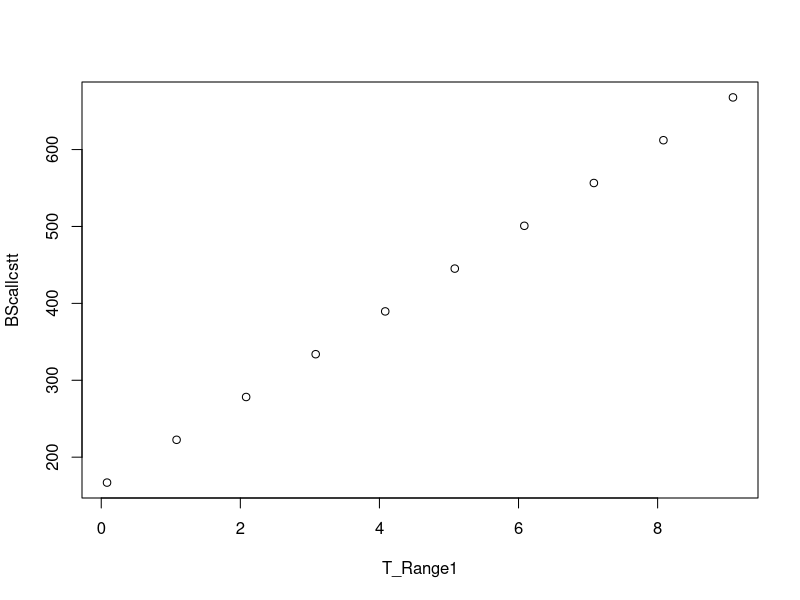
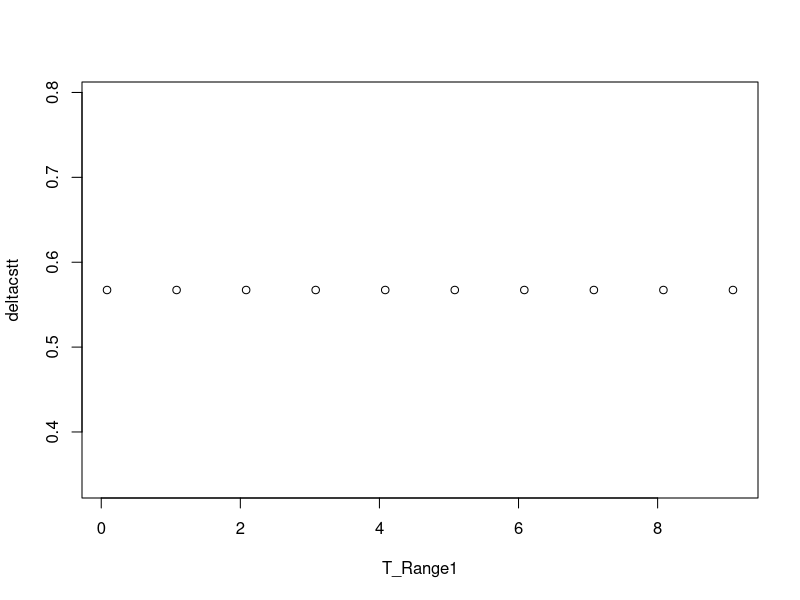
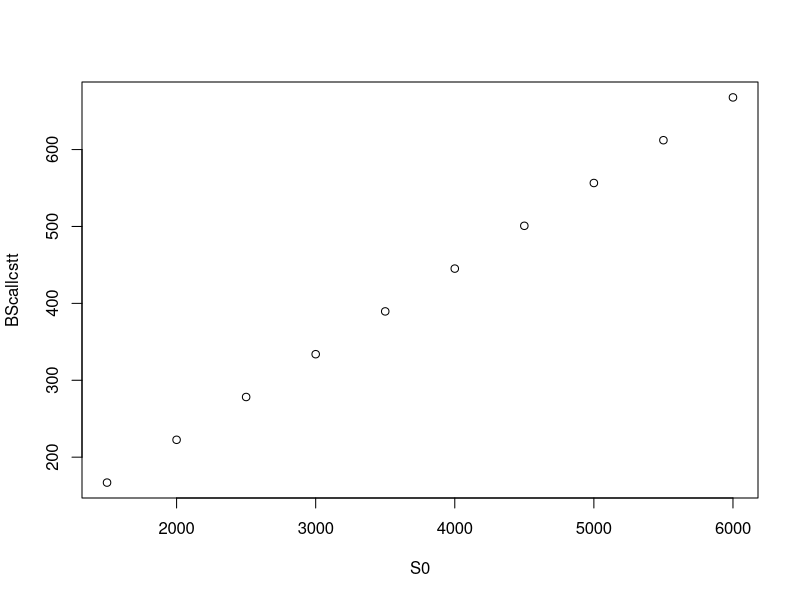
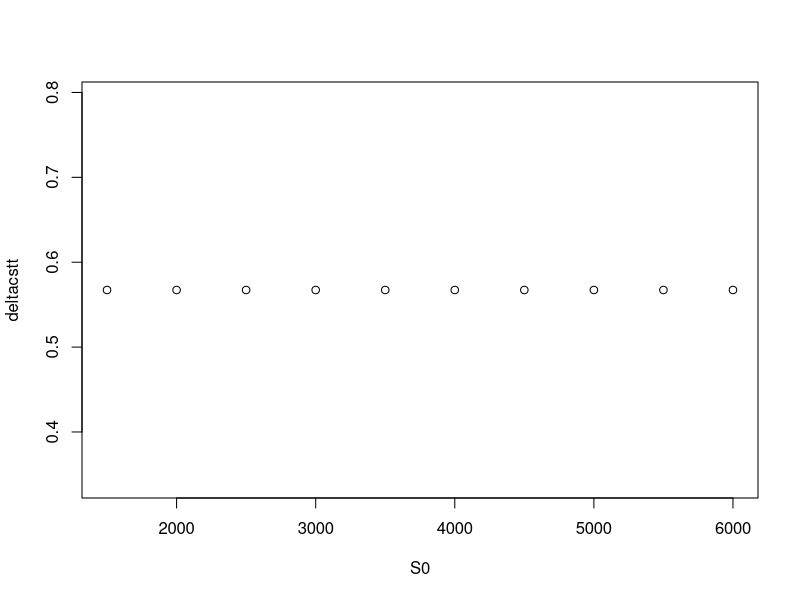
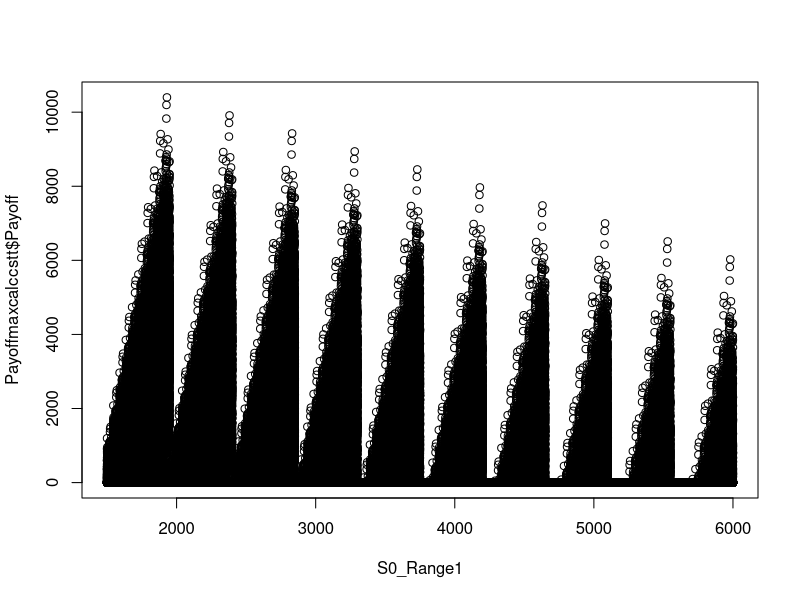
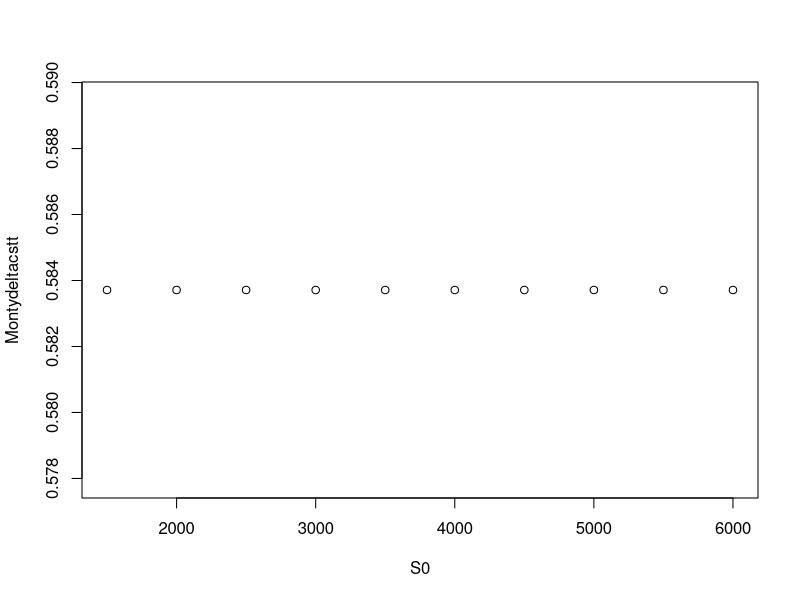
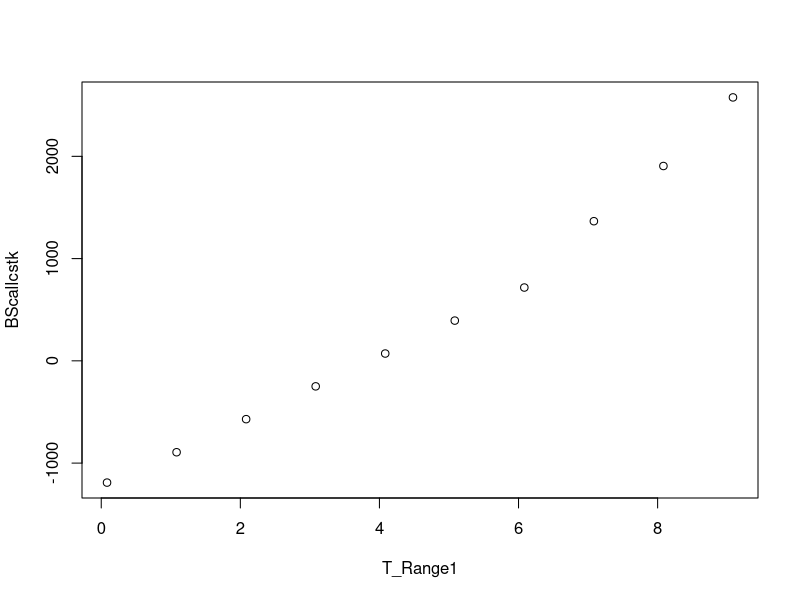
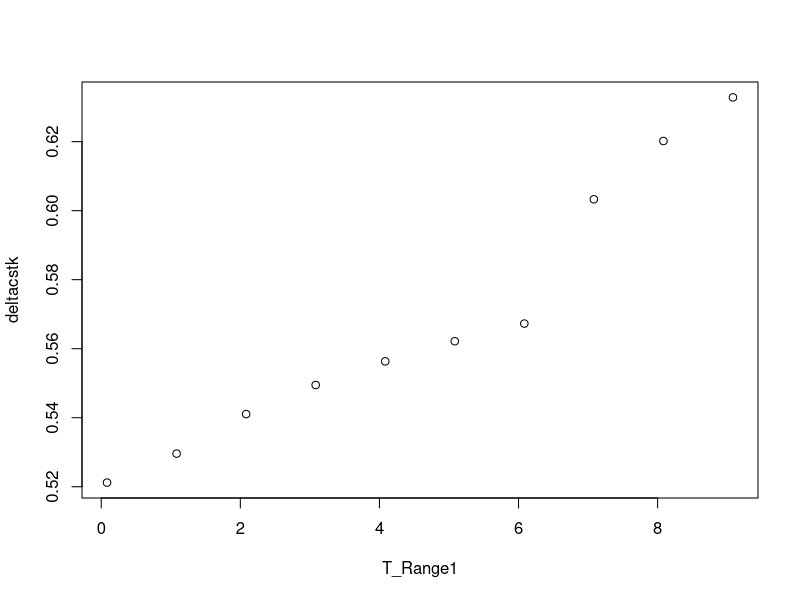

Write the R code that produced these figures, in order. (Note: this script raises an error after producing the figures.)
#Universal Variables

#Risk-Free Interest Rate
#52-Week T-Bill Rates https://ycharts.com/indicators/1_year_treasury_rate
#Long-Term Average
r=.02856

#Dividend Yield
#THIS IS NOW VIVIAN YEILD BRING IN THE EXPLICATION
div=.01363478261

#Volatility
#If able find time frame and get calculations based on different Ts
#https://www.barchart.com/stocks/quotes/$SPX/options?expiration=2022-11-18-w&view=stacked&moneyness=10
vol=.2666

#SPX Last 10 Years Low --> High
#https://www.barchart.com/stocks/quotes/$SPX/interactive-chart
#S0<- 1398:4818 /Range of SPX/
#S0 = c(1500,2000,2500,3000,3500,4000,4500,5000,5500) /Vector of SPX/
S0=c(1500,2000,2500,3000,3500,4000,4500,5000,5500,6000) #AoN Case
S0constant=4026 #11/25/2022 Close
#n1 = length(S0) #Size of Data

#Maturity Times Vector
t= c(1/12,2/12,4/12,6/12,8/12,10/12,1,3,5,10)
tconstant=1
n2 = length(t) #Size of Data

#Strike Prices
#Should the Strike Price Range Be Changed
#K = 2000:7000
K = c(1500,2000,2500,3000,3500,4000,4500,5000,5500,6000)
Kconstant=4026 #At The Money
n3 = length(K)



#--------------------------------------------------------------------------------------------------------------
#Theoretical Section
#We will have two calculations with varying K and T as constants
#--------------------------------------------------------------------------------------------------------------



#Constant T at T=1 --------------------------------------------------------------------------------------------

#D1 & D2 Values
d1cstt= ((log(S0/K)+ (r-div+(vol^2/2))*tconstant)/(vol * sqrt(tconstant)))
d2cstt= (d1cstt - vol*sqrt(tconstant))

#Remove the Hash tags and run after component code to see full values
#d1cstt
#d2cstt

#Theoretical Call Price
BScallcstt= (S0*exp(-div*tconstant)*pnorm(d1cstt))-(K*exp(-r*tconstant)*pnorm(d2cstt))

#Theoretical Deltas
deltacstt=(exp(-div*tconstant)*pnorm(d1cstt))

#M5-17 Module 5 Lesson 1 Formula List (Alpha = r since we are considering Risk Free)
BSStcstt = (S0 * (exp(r-div) * tconstant))

#Constant K&S0 of 4026  At The Money Call------------------------------------------------------------------------

#D1 & D2 Values
d1cstk = ((log(S0constant/Kconstant)+ (r-div+(vol^2/2))*t)/(vol * sqrt(t)))
d2cstk = (d1cstk - vol*sqrt(t))

#Remove the Hash tags and run after component code to see full values
#d1cstk
#d2cstk

#Theoretical Call Price
BScallcstk = (S0*exp(-div*t)*pnorm(d1cstk))-(Kconstant*exp(-r*t)*pnorm(d2cstk))

#Theoretical Deltas
deltacstk=(exp(-div*t)*pnorm(d1cstk))

#M5-17 Module 5 Lesson 1 Formula List (Alpha = r since we are considering Risk Free)
BSStcstk = (S0 * (exp(r-div) * t))

#Constants for Both--------------------------------------------------------------------------------------------

#D1 & D2 Values
d1bothcst = ((log(S0constant/Kconstant)+ (r-div+(vol^2/2))*tconstant)/(vol * sqrt(tconstant)))
d2bothcst = (d1bothcst - vol*sqrt(tconstant))

#Theoretical Call Price
BScallbothcst = (S0constant*exp(-div*tconstant)*pnorm(d1bothcst))-(Kconstant*exp(-r*tconstant)*pnorm(d2bothcst))

#Theoretical Deltas
deltabothcst=(exp(-div*tconstant)*pnorm(d1bothcst))

#M5-17 Module 5 Lesson 1 Formula List (Alpha = r since we are considering Risk Free)
BSStbothcst = (S0constant * exp(r - div) * tconstant)



#--------------------------------------------------------------------------------------------------------------
#Monte Carlo Simulation Section
#--------------------------------------------------------------------------------------------------------------



#Constant T at T=1 --------------------------------------------------------------------------------------------

set.seed(57609)
#Algorithm 1
#Generate a vector of 5000 normally distributed random numbers
Zi=rnorm(5000)
#5.1.16 5-14

#Stcsttframe = expand.grid(Zi,S0)
#Stcsttframe$Var3 <- (S0 * (exp((r-div-((vol^2)/2))*tconstant) + (vol * sqrt(tconstant) * Zi)))
#1500,2000,2500,3000,3500,4000,4500,5000,5500,6000

for(i in 1:5000)
{
  Stcstts01500 = (1500 * (exp((r-div-((vol^2)/2))*tconstant) + (vol * sqrt(tconstant) * Zi)))
}
for(i in 1:5000)
{
  Stcstts02000 = (2000 * (exp((r-div-((vol^2)/2))*tconstant) + (vol * sqrt(tconstant) * Zi)))
}
for(i in 1:5000)
{
  Stcstts02500 = (2500 * (exp((r-div-((vol^2)/2))*tconstant) + (vol * sqrt(tconstant) * Zi)))
}
for(i in 1:5000)
{
  Stcstts03000 = (3000 * (exp((r-div-((vol^2)/2))*tconstant) + (vol * sqrt(tconstant) * Zi)))
}
for(i in 1:5000)
{
  Stcstts03500 = (3500 * (exp((r-div-((vol^2)/2))*tconstant) + (vol * sqrt(tconstant) * Zi)))
}
for(i in 1:5000)
{
  Stcstts04000 = (4000 * (exp((r-div-((vol^2)/2))*tconstant) + (vol * sqrt(tconstant) * Zi)))
}
for(i in 1:5000)
{
  Stcstts04500 = (4500 * (exp((r-div-((vol^2)/2))*tconstant) + (vol * sqrt(tconstant) * Zi)))
}
for(i in 1:5000)
{
  Stcstts05000 = (5000 * (exp((r-div-((vol^2)/2))*tconstant) + (vol * sqrt(tconstant) * Zi)))
}
for(i in 1:5000)
{
  Stcstts05500 = (5500 * (exp((r-div-((vol^2)/2))*tconstant) + (vol * sqrt(tconstant) * Zi)))
}
for(i in 1:5000)
{
  Stcstts06000 = (6000 * (exp((r-div-((vol^2)/2))*tconstant) + (vol * sqrt(tconstant) * Zi)))
}

Stcstt <- c(Stcstts01500,Stcstts02000,Stcstts02500,Stcstts03000,Stcstts03500,Stcstts04000,Stcstts04500,Stcstts05000,Stcstts05500,Stcstts06000)

#Calculating the Maximum of St-K and 0 in a Data Frame
Payoffmaxcalccstt = expand.grid(Stcstt,K)
Payoffmaxcalccstt$Var3 <- Payoffmaxcalccstt$Var1 - Payoffmaxcalccstt$Var2
Payoffmaxcalccstt$Var4 <- 0
Payoffmaxcalccstt$Var5 <- pmax(Payoffmaxcalccstt$Var3, Payoffmaxcalccstt$Var4)


#c(S,K,T) = 𝐸∗ 𝑒−𝑟𝑇 𝑆𝑇 −𝐾 +
Payoffmaxcalccstt$Payoff <- (Payoffmaxcalccstt$Var5 * exp(-r*tconstant))


#Monte Carlo Delta
#I MIGHT BE USING THE WRONG PAYOFF HERE

#E* (St1(ST>K))/S(0)
#= E*(st) N(d1)/S(0) 


Montydeltacstt = ((BSStcstt * pnorm(d1cstt)) / (S0))

Montydeltacsttmean <- mean(Montydeltacstt)


#Constant K&S0 of 4026  At The Money Call----------------------------------------------------------------------

set.seed(57609)
#Algorithm 1
#Generate a vector of 5000 normally distributed random numbers
Zi=rnorm(5000)
#5.1.16 5-14


#//////////////////////////////////////////////////////////////////////////////////////////////////////////////////////
#Stcsttframe = expand.grid(Zi,S0)
#Stcsttframe$Var3 <- (S0 * (exp((r-div-((vol^2)/2))*tconstant) + (vol * sqrt(tconstant) * Zi)))
#1500,2000,2500,3000,3500,4000,4500,5000,5500,6000
#/////////////////////////////////////////////////////////////////////////////////////////////////////////////////////


#t= c(1/12,2/12,4/12,6/12,8/12,10/12,1,3,5,10)


#CHECK FORMULA ORDER OF OPERATIONS AND SHOULD I ELEMINATE THE ST VALUES BELOW 0
for(i in 1:5000)
{
  Stcstk1month = (S0constant * (exp((r-div-((vol^2)/2))*(1/12)) + (vol * sqrt(1/12) * Zi)))
}
for(i in 1:5000)
{
  Stcstk2month = (S0constant * (exp((r-div-((vol^2)/2))*(2/12)) + (vol * sqrt(2/12) * Zi)))
}
for(i in 1:5000)
{
  Stcstk4month = (S0constant * (exp((r-div-((vol^2)/2))*(4/12)) + (vol * sqrt(4/12) * Zi)))
}
for(i in 1:5000)
{
  Stcstk6month = (S0constant * (exp((r-div-((vol^2)/2))*(6/12)) + (vol * sqrt(6/12) * Zi)))
}
for(i in 1:5000)
{
  Stcstk8month = (S0constant * (exp((r-div-((vol^2)/2))*(8/12)) + (vol * sqrt(8/12) * Zi)))
}
for(i in 1:5000)
{
  Stcstk10month = (S0constant * (exp((r-div-((vol^2)/2))*(10/12)) + (vol * sqrt(10/12) * Zi)))
}
for(i in 1:5000)
{
  Stcstk1year = (S0constant * (exp((r-div-((vol^2)/2))*(1)) + (vol * sqrt(1) * Zi)))
}
for(i in 1:5000)
{
  Stcstk3year = (S0constant * (exp((r-div-((vol^2)/2))*(3)) + (vol * sqrt(3) * Zi)))
}
for(i in 1:5000)
{
  Stcstk5year = (S0constant * (exp((r-div-((vol^2)/2))*(5)) + (vol * sqrt(5) * Zi)))
}
for(i in 1:5000)
{
  Stcstk10year = (S0constant * (exp((r-div-((vol^2)/2))*(10)) + (vol * sqrt(10) * Zi)))
}


Stcstk <- c(Stcstk1month,Stcstk2month,Stcstk4month,Stcstk6month,Stcstk8month,Stcstk10month,Stcstk1year,Stcstk3year,Stcstk5year,Stcstk10year)


#Calculating the Maximum of St-K and 0 in a Data Frame
Payoffmaxcalccstk = expand.grid(Stcstk,Kconstant)
Payoffmaxcalccstk$Var3 <- Payoffmaxcalccstk$Var1 - Payoffmaxcalccstk$Var2
Payoffmaxcalccstk$Var4 <- 0
Payoffmaxcalccstk$Var5 <- pmax(Payoffmaxcalccstk$Var3, Payoffmaxcalccstk$Var4)


#c(S,K,T) = 𝐸∗ 𝑒−𝑟𝑇 𝑆𝑇 −𝐾 +
Payoffmaxcalccstk$Payoff <- (Payoffmaxcalccstk$Var5 * exp(-r*tconstant))


#Monte Carlo Delta
Montydeltacstk = ((BSStcstk * pnorm(d1cstk)) / (S0constant))

Montydeltacstkmean <- mean(Montydeltacstt)









#Constants for Both--------------------------------------------------------------------------------------------

set.seed(57609)

#Algorithm 1
#Generate a vector of 5000 normally distributed random numbers
Zi=rnorm(5000)
#5.1.16 5-14

for(i in 1:5000)
{
  Stbothcst = (S0constant * (exp((r-div-((vol^2)/2))*tconstant) + (vol * sqrt(tconstant) * Zi)))
}

#Calculating the Maximum of St-K and 0 in a Data Frame
Payoffmaxcalc = expand.grid(Stbothcst,Kconstant)
Payoffmaxcalc$Var3 <- Payoffmaxcalc$Var1 - Payoffmaxcalc$Var2
Payoffmaxcalc$Var4 <- 0
Payoffmaxcalc$Var5 <- pmax(Payoffmaxcalc$Var3, Payoffmaxcalc$Var4)

#c(S,K,T) = 𝐸∗ 𝑒−𝑟𝑇 𝑆𝑇 −𝐾 +
Payoffmaxcalc$Payoff <- (Payoffmaxcalc$Var5 * exp(-r*tconstant))


#Mean of all 5000 payoffs
Payoffmean = mean(Payoffmaxcalc$Payoff)


#Little t = 0  in our case
Montydeltaboth = ((BSStbothcst * pnorm(d1bothcst)) / (S0constant))

Montydeltameanboth <- mean(Montydeltaboth)




#///////////////////////////////////////////////////////////////////////////////////////////////////////////////////////
#0s Removed NOT SURE IF THIS WAS RIGHT TO DO
#Montydeltatrimstep = ((exp(-r*tconstant) * Payoffmaxcalc$Payoff) / S0constant)

#Montydeltatrimstep[Montydeltatrimstep==0] <- NA

#Montydeltatrimmed <- Montydeltatrimstep[complete.cases(Montydeltatrimstep)]

#MONTE-CARLO DELTA AVERAGE IS SIGNIFICANTLY DIFFERENT THAN THE THEORETICAL ONE I MIGHT OF MESSED UP FORMULA ABOVE
#Montydeltamean = mean(Montydeltatrimmed)
#///////////////////////////////////////////////////////////////////////////////////////////////////////////////////////






#--------------------------------------------------------------------------------------------------------------
#Greek Approximations Using BS Theoretical Values
#--------------------------------------------------------------------------------------------------------------

#Eplison Range
eps = c(0,.2,.3,.4,.5,.6,.7,.8,.9,1)

#H Range
#MAYBE CHANGE H RANGE TO BE ONE DECIMAL OVER
H = c(.25,.5,.75,1,2,3,4,5,6,7)



#Constants for Both---------------------------------------------------------------------------------------------

#Little t will be 0 in our case
#Formulas from Exam IFM Formulas and Tables for Paper/Pencil
Nd1primebothcst = exp(-d1bothcst^2/2)*(1/sqrt(2*pi))
Nd2primebothcst = exp(-d2bothcst^2/2)*(1/sqrt(2*pi))


#Formulas from Exam IFM Formulas and Tables for Paper/Pencil BUT BOOK SAYS SLIGHTLY DIFFERENT
Gammabothcst = ((exp(-div*tconstant) * Nd1primebothcst) / (BSStbothcst * vol * sqrt(tconstant)))
Thetabothcst = ((div * BSStbothcst * exp(-div *tconstant) * pnorm(d1bothcst)) - (r * Kconstant *exp(-r*tconstant) * pnorm(d2bothcst)) - ((Kconstant * exp(-r*tconstant) * Nd2primebothcst * vol) / (2 * sqrt(tconstant))))


#Delta Approximation --> V(S + epsilon,t) approx= V(S,t) + Delta(S,t)*epsilon
Deltaapproxbothcst <- (BScallbothcst + (deltabothcst * eps))

#Delta - Gamma Approximation --> V(S + epsilon,t) approx= V(S,t) + Delta(S,t)*epsilon + Gamma * epsilon^2
Deltagammaapproxbothcst <- (BScallbothcst + (deltabothcst * eps) + (Gammabothcst * (eps^2)))


#Delta - Gamma  -  Theta Approximation --> V(S + epsilon,t) approx= V(S,t) + Delta(S,t)*epsilon + .5 * Gamma * epsilon^2 + theta * h

DGTapproxbothcsthandeps = expand.grid(eps,H)
DGTapproxbothcsthandeps$Var3 <- (BScallbothcst + (deltabothcst * eps) + (.5 * (Gammabothcst * (eps^2))) + (Thetabothcst * H ))












#Constant T at T=1 --------------------------------------------------------------------------------------------

#Little t will be 0 in our case
#Formulas from Exam IFM Formulas and Tables for Paper/Pencil
Nd1primecstt = exp(-d1cstt^2/2)*(1/sqrt(2*pi))
Nd2primecstt = exp(-d2cstt^2/2)*(1/sqrt(2*pi))


#Formulas from Exam IFM Formulas and Tables for Paper/Pencil BUT BOOK SAYS SLIGHTLY DIFFERENT
Gammacstt = ((exp(-div*tconstant) * Nd1primecstt) / (BSStcstt * vol * sqrt(tconstant)))
Thetacstt = ((div * BSStcstt * exp(-div *tconstant) * pnorm(d1cstt)) - (r * K *exp(-r*tconstant) * pnorm(d2cstt)) - ((K * exp(-r*tconstant) * Nd2primecstt * vol) / (2 * sqrt(tconstant))))








#Constant K&S0 of 4026  At The Money Call----------------------------------------------------------------------------

#Little t will be 0 in our case
Nd1primecstk = exp(-d1cstk^2/2)*(1/sqrt(2*pi))
Nd2primecstk = exp(-d2cstk^2/2)*(1/sqrt(2*pi))

Gammacstk = ((exp(-div*t) * Nd1primecstk) / (BSStcstk * vol * sqrt(t)))
Thetacstk =  ((div * Stcstk * exp(-div *t) * pnorm(d1cstk)) - (r * Kconstant *exp(-r*t) * pnorm(d2cstk)) - ((Kconstant * exp(-r*t) * Nd2primecstk * vol) / (2 * sqrt(t))))






#-------------------------------------------------------------------------------------------------------------------------------------------

#PLOTS

#-------------------------------------------------------------------------------------------------------------------------------------------

#Needed 
#1. Monte Carlo price and delta using empirical mean (as written in the instructions), i'm assuming for payoff 
#2. graphs (delta and price changing with s and t)
#3. delta gamma theta results (and 1 graph)
#4. hopefully a list of st values (enough to fit into 1 slide) just to show them so we can lengthen ppt





#10 Values
T_Range1 = c((1/12):10)

#5000 Values
lower_limr1 = (1/12)
upper_limr1 = 10
step_numr1 = 5000
step_sizer1 = (upper_limr1 - lower_limr1) / (step_numr1 - 1)

T_Range2 <- seq(from = lower_limr1, to = upper_limr1, by = step_sizer1)

#2278 Values for Monte-Carlo Delta Calulation with 0 values removed
lower_limr2 = (1/12)
upper_limr2 = 10
step_numr2 = 2278
step_sizer2 = (upper_limr2 - lower_limr2) / (step_numr2 - 1)

T_Range3 <- seq(from = lower_limr2, to = upper_limr2, by = step_sizer2)


#Range of S0 values with 500,000 Steps

lower_limr3 = (1500)
upper_limr3 = 6000
step_numr3 = 500000
step_sizer3 = (upper_limr3 - lower_limr3) / (step_numr3 - 1)

S0_Range1 <- seq(from = lower_limr3, to = upper_limr3, by = step_sizer3)



#50000 Values for Monte-Carlo Delta Calulation with 0 values removed
lower_limr3 = (1/12)
upper_limr3 = 10
step_numr3 = 50000
step_sizer3 = (upper_limr3 - lower_limr3) / (step_numr3 - 1)

T_Range4 <- seq(from = lower_limr3, to = upper_limr3, by = step_sizer3)


#Constant T at T=1 --------------------------------------------------------------------------------------------

#Time range against V(Price)
plot(T_Range1,BScallcstt)

#Time range against Delta
plot(T_Range1,deltacstt)

#Graphs (delta and price changing with s and t) Theoretical

plot(S0,BScallcstt)
plot(S0,deltacstt)

#Graphs (delta and price changing with s and t) Monte-Carlo

plot(S0_Range1,Payoffmaxcalccstt$Payoff)
plot(S0,Montydeltacstt)

#Constant K&S0 of 4026  At The Money Call------------------------------------------------------------------------

#Time range against V(Price)
plot(T_Range1,BScallcstk)

#Time range against Delta
plot(T_Range1,deltacstk)

#Graphs (delta and price changing with s and t) Theoretical

plot(t,BScallcstk)
plot(t,deltacstk)

#Graphs (delta and price changing with s and t) Monte-Carlo

plot(T_Range4,Payoffmaxcalccstk$Payoff)
plot(t,Montydeltacstk)


#Constants for Both---------------------------------------------------------------------------------------------


plot(T_Range2,Payoffmaxcalc$Payoff)

#Risk neutral delta and price
plot(Payoffmaxcalc$Payoff,Montydeltaboth)

#BS payoff -> one value, our theoretical result
#Monte Carlo -> various values for payoff (S-K)
#y = call values
#x = St?
plot(Stbothcst,Payoffmaxcalc$Payoff)

#Blackscholes Delta and Price
plot(BScallbothcst,deltabothcst)
plot(T_Range2,Montydeltaboth)


















#Greek Approximations--------------------------------------------------------------------------------------------------

#NEED GGPLOT OR OTHER LIBRARY FOR GIGA GRAPHS (KNOWLEDGE FOR THAT AS WELL... SINCE THIS ISNT SAS)

